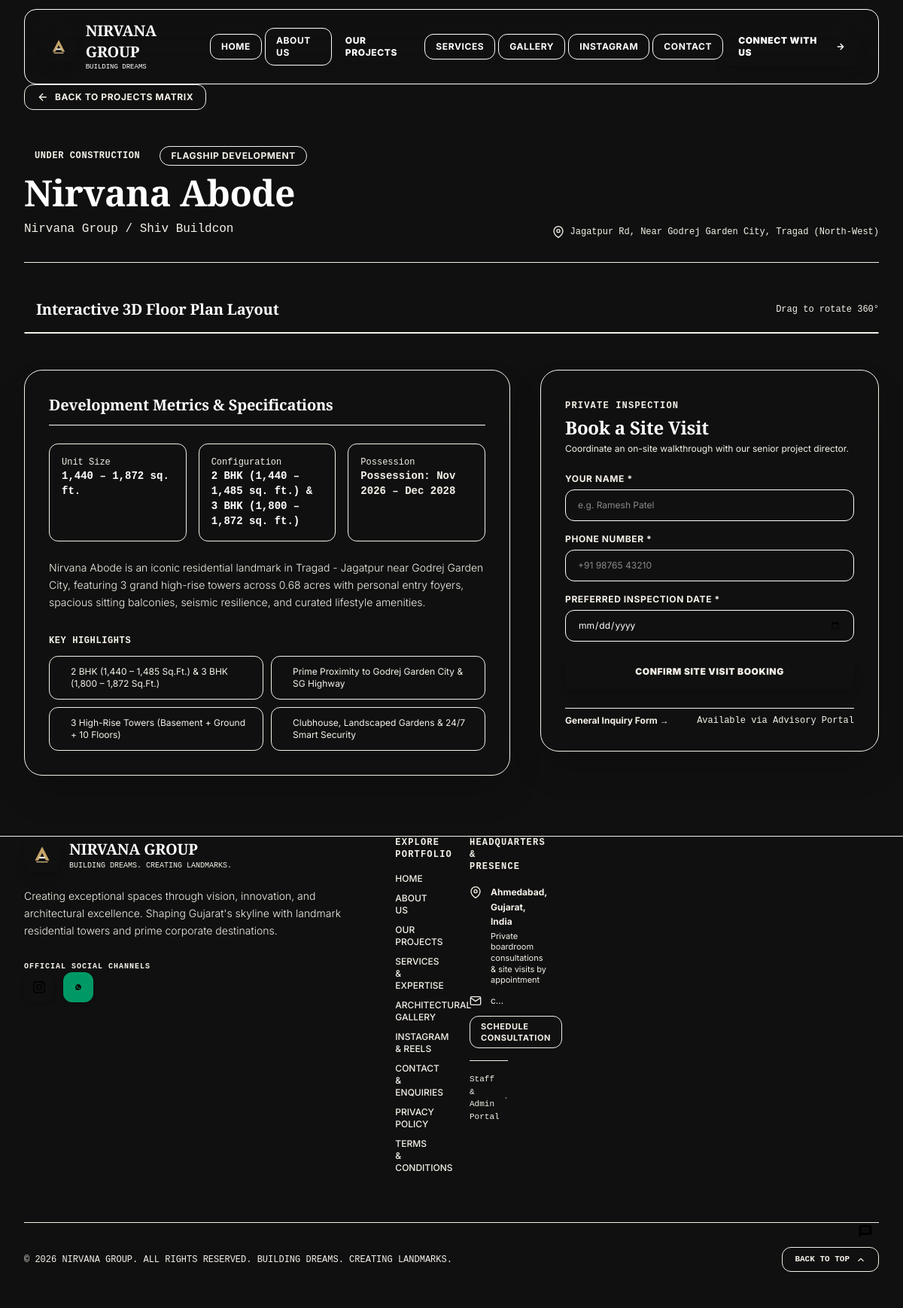
The page /project-detail.php on the database its author committed.
### tables this page shows
CREATE TABLE `projects` (
  `id` int(11) NOT NULL AUTO_INCREMENT,
  `slug` varchar(100) NOT NULL UNIQUE,
  `name` varchar(150) NOT NULL,
  `subtitle` varchar(200) DEFAULT NULL,
  `location` varchar(200) NOT NULL,
  `status` varchar(50) NOT NULL DEFAULT 'Under Construction',
  `badge` varchar(50) DEFAULT NULL,
  `project_type` varchar(100) NOT NULL,
  `valuation` varchar(100) DEFAULT NULL,
  `size` varchar(100) DEFAULT NULL,
  `config` varchar(150) DEFAULT NULL,
  `completion` varchar(100) DEFAULT NULL,
  `image_url` varchar(255) NOT NULL,
  `description` text NOT NULL,
  `features` json DEFAULT NULL,
  `floor_plan_unit` varchar(150) DEFAULT NULL,
  `floor_plan_specs` json DEFAULT NULL,
  `is_featured` tinyint(1) NOT NULL DEFAULT 1,
  `is_published` tinyint(1) NOT NULL DEFAULT 1,
  `created_at` datetime NOT NULL DEFAULT CURRENT_TIMESTAMP,
  PRIMARY KEY (`id`)
);

### includes/functions.php (called while the page is built, shortened)
<?php
function getProjectBySlug($slug) {
    try {
        $pdo = getDBConnection();
        $stmt = $pdo->prepare("SELECT * FROM projects WHERE slug = ? AND is_published = 1 LIMIT 1");
        $stmt->execute([$slug]);
        $project = $stmt->fetch();
        if ($project) {
            $project['features'] = !empty($project['features']) ? json_decode($project['features'], true) : [];
            $project['floor_plan_specs'] = !empty($project['floor_plan_specs']) ? json_decode($project['floor_plan_specs'], true) : [];
        }
        return $project;
    } catch (Exception $e) {
        error_log("getProjectBySlug error: " . $e->getMessage());
        return null;
    }
}

### project-detail.php (the view, shortened to what this page needs)
<?php
require_once __DIR__ . '/includes/functions.php';
$slug = sanitizeInput($_GET['id'] ?? 'nirvana-abode');
$project = getProjectBySlug($slug);
require_once __DIR__ . '/includes/header.php';
?>
<div class="pt-28 pb-20 max-w-7xl mx-auto px-4 sm:px-6 lg:px-8 space-y-12">
  <div>
    <a
      href="<?= BASE_URL ?>/projects.php"
      class="inline-flex items-center gap-2 px-4 py-2 rounded-xl bg-[#191919] text-[#D9BD87] border border-[#C6A46A]/30 text-xs font-bold uppercase tracking-wider hover:border-[#C6A46A] transition-all"
    >
      <svg class="w-4 h-4" fill="none" stroke="currentColor" stroke-width="2" viewBox="0 0 24 24"><path d="M19 12H5M12 19l-7-7 7-7"></path></svg>
      <span>Back to Projects Matrix</span>
    </a>
  </div>
  <div class="flex flex-col md:flex-row md:items-end justify-between gap-6 pb-8 border-b border-[#C6A46A]/20">
    <div class="space-y-3">
      <div class="flex flex-wrap items-center gap-3">
        <span class="px-3.5 py-1 rounded-full bg-[#C6A46A] text-[#101010] text-xs font-mono font-black uppercase tracking-wider">
          <?= htmlspecialchars($project['status']) ?>
        </span>
        <span class="px-3.5 py-1 rounded-full bg-[#C6A46A]/20 text-[#D9BD87] border border-[#C6A46A]/30 text-xs font-bold uppercase tracking-wider">
          <?= htmlspecialchars($project['badge']) ?>
        </span>
      </div>
      <h1 class="text-3xl sm:text-4xl lg:text-5xl font-serif font-bold text-white tracking-tight">
        <?= htmlspecialchars($project['name']) ?>
      </h1>
      <p class="text-sm sm:text-base text-[#D9BD87] font-mono"><?= htmlspecialchars($project['subtitle']) ?></p>
    </div>
    <div class="flex items-center gap-2 text-xs font-mono text-[#A5A5A5]">
      <svg class="w-4 h-4 text-[#C6A46A] shrink-0" fill="none" stroke="currentColor" stroke-width="2" viewBox="0 0 24 24"><path d="M21 10c0 7-9 13-9 13s-9-6-9-13a9 9 0 0 1 18 0z"></path><circle cx="12" cy="10" r="3"></circle></svg>
      <span class="text-[#F5F1E9]"><?= htmlspecialchars($project['location']) ?></span>
    </div>
  </div>
  <div class="space-y-4">
    <div class="flex items-center justify-between">
      <h2 class="text-xl font-serif font-bold text-white flex items-center gap-2">
        <span class="w-2 h-2 rounded-full bg-[#C6A46A] animate-pulse"></span>
        <span>Interactive 3D Floor Plan Layout</span>
      </h2>
      <span class="text-xs font-mono text-[#D9BD87]">Drag to rotate 360°</span>
    </div>
    <div id="floorplan-3d-canvas" class="w-full h-[400px] sm:h-[480px] relative rounded-3xl overflow-hidden border border-[#C6A46A]/30 bg-[#191919]/80 shadow-2xl cursor-grab active:cursor-grabbing">
    </div>
  </div>
  <div class="grid grid-cols-1 lg:grid-cols-12 gap-10 items-start">
    <div class="lg:col-span-7 space-y-8">
      <div class="p-8 rounded-3xl bg-[#191919] border border-[#C6A46A]/30 space-y-6 shadow-2xl">
        <h3 class="text-xl font-serif font-bold text-white border-b border-[#101010] pb-3">
          Development Metrics & Specifications
        </h3>
        <div class="grid grid-cols-2 sm:grid-cols-3 gap-4 text-xs font-mono">
          <div class="p-4 rounded-xl bg-[#101010] border border-[#C6A46A]/20">
            <span class="text-[#A5A5A5] block">Unit Size</span>
            <span class="text-white font-bold text-sm"><?= htmlspecialchars($project['size']) ?></span>
          </div>
          <div class="p-4 rounded-xl bg-[#101010] border border-[#C6A46A]/20">
            <span class="text-[#A5A5A5] block">Configuration</span>
            <span class="text-white font-bold text-sm"><?= htmlspecialchars($project['config']) ?></span>
          </div>
          <div class="p-4 rounded-xl bg-[#101010] border border-[#C6A46A]/20">
            <span class="text-[#A5A5A5] block">Possession</span>
            <span class="text-[#D9BD87] font-bold text-sm"><?= htmlspecialchars($project['completion']) ?></span>
          </div>
        </div>
        <p class="text-sm text-[#F5F1E9] leading-relaxed font-light">
          <?= htmlspecialchars($project['description']) ?>
        </p>
        <div class="space-y-3 pt-2">
          <h4 class="text-xs font-mono uppercase tracking-wider text-[#C6A46A] font-bold">KEY HIGHLIGHTS</h4>
          <div class="grid grid-cols-1 sm:grid-cols-2 gap-2.5">
            <?php foreach ($project['features'] as $feat): ?>
              <div class="p-3 rounded-xl bg-[#101010] border border-[#C6A46A]/20 flex items-center gap-2.5 text-xs text-[#F5F1E9]">
                <span class="w-1.5 h-1.5 rounded-full bg-[#C6A46A] shrink-0"></span>
                <span><?= htmlspecialchars($feat) ?></span>
              </div>
            <?php endforeach; ?>
          </div>
        </div>
      </div>
    </div>
    <div class="lg:col-span-5">
      <div class="p-8 rounded-3xl bg-[#191919] border border-[#C6A46A]/40 shadow-2xl space-y-6">
        <div>
          <span class="text-xs font-mono uppercase tracking-widest text-[#C6A46A] font-bold">PRIVATE INSPECTION</span>
          <h3 class="text-2xl font-serif font-bold text-white mt-1">Book a Site Visit</h3>
          <p class="text-xs text-[#A5A5A5] mt-1">Coordinate an on-site walkthrough with our senior project director.</p>
        </div>
        <form id="book-visit-form" action="<?= BASE_URL ?>/api/book-site-visit.php" method="POST" class="space-y-4 text-xs">
          <div class="space-y-1.5">
            <label class="font-bold text-[#D9BD87] uppercase tracking-wider block">Your Name *</label>
            <input
              type="text"
              name="fullName"
              required
              placeholder="e.g. Ramesh Patel"
              class="w-full bg-[#101010] border border-[#C6A46A]/30 rounded-xl px-4 py-3 text-white focus:outline-none focus:border-[#C6A46A]"
            >
          </div>
          <div class="space-y-1.5">
            <label class="font-bold text-[#D9BD87] uppercase tracking-wider block">Phone Number *</label>
            <input
              type="tel"
              name="phone"
              required
              placeholder="+91 98765 43210"
              class="w-full bg-[#101010] border border-[#C6A46A]/30 rounded-xl px-4 py-3 text-white focus:outline-none focus:border-[#C6A46A]"
            >
          </div>
          <div class="space-y-1.5">
            <label class="font-bold text-[#D9BD87] uppercase tracking-wider block">Preferred Inspection Date *</label>
            <input
              type="date"
              name="visit_date"
              required
              class="w-full bg-[#101010] border border-[#C6A46A]/30 rounded-xl px-4 py-3 text-white focus:outline-none focus:border-[#C6A46A]"
            >
          </div>
          <button
            type="submit"
            class="w-full py-4 rounded-xl bg-gradient-to-r from-[#D9BD87] via-[#C6A46A] to-[#997825] text-[#101010] font-black uppercase tracking-wider shadow-lg hover:shadow-[0_0_25px_rgba(198,164,106,0.6)] transition-all"
          >
            Confirm Site Visit Booking
          </button>
        </form>
        <div class="pt-2 border-t border-[#101010] flex items-center justify-between text-xs">
          <a
            href="<?= BASE_URL ?>/contact.php"
            class="text-[#D9BD87] hover:text-white font-bold flex items-center gap-1.5"
          >
            <span>General Inquiry Form →</span>
          </a>
          <span class="text-[#A5A5A5] font-mono">
            <?= COMPANY_PHONE ?>
          </span>
        </div>
      </div>
    </div>
  </div>
</div>
<?php require_once __DIR__ . '/includes/footer.php'; ?>

### assets/css/style.css (style rules this page uses)
:root { --bg-deep-black: #101010; --bg-charcoal: #191919; --gold-champagne: #C6A46A; --gold-light: #D9BD87; --gold-dark: #997825; --text-ivory: #F5F1E9; --text-white: #FFFFFF; --text-secondary: #A5A5A5; }
body { background-color: var(--bg-deep-black) !important; color: var(--text-ivory) !important; font-family: 'Inter', 'Plus Jakarta Sans', sans-serif; }
h1, h2, h3, .font-serif, .font-display-luxury { font-family: 'Playfair Display', 'Cormorant Garamond', 'Cinzel', serif; letter-spacing: -0.01em; }

### rows shown on the page
projects: status "UNDER CONSTRUCTION", badge "FLAGSHIP DEVELOPMENT", name "Nirvana Abode", subtitle "Nirvana Group / Shiv Buildcon", location "Jagatpur Rd, Near Godrej Garden City, Tragad (North-West)", size "1,440 – 1,872 sq. ft.", config "2 BHK (1,440 – 1,485 sq. ft.) & 3 BHK (1,800 – 1,872 sq. ft.)", completion "Possession: Nov 2026 – Dec 2028", description "Nirvana Abode is an iconic residential landmark in Tragad - Jagatpur near Godrej Garden City, featuring 3 grand high-rise towers across 0.68 acres with personal entry foyers, spacious sitting balconies, seismic resilience, and curated lifestyle amenities."

### other values the page prints
$link['name'] "HOME"
$link['name'] "ABOUT US"
$link['name'] "OUR PROJECTS"
$link['name'] "SERVICES"
$link['name'] "GALLERY"
$link['name'] "INSTAGRAM"
$link['name'] "CONTACT"
$feat "2 BHK (1,440 – 1,485 Sq.Ft.) & 3 BHK (1,800 – 1,872 Sq.Ft.)"
$feat "Prime Proximity to Godrej Garden City & SG Highway"
$feat "3 High-Rise Towers (Basement + Ground + 10 Floors)"
$feat "Clubhouse, Landscaped Gardens & 24/7 Smart Security"
COMPANY_PHONE "Available via Advisory Portal"
COMPANY_ADDRESS "Ahmedabad, Gujarat, India"
COMPANY_EMAIL "c…"
